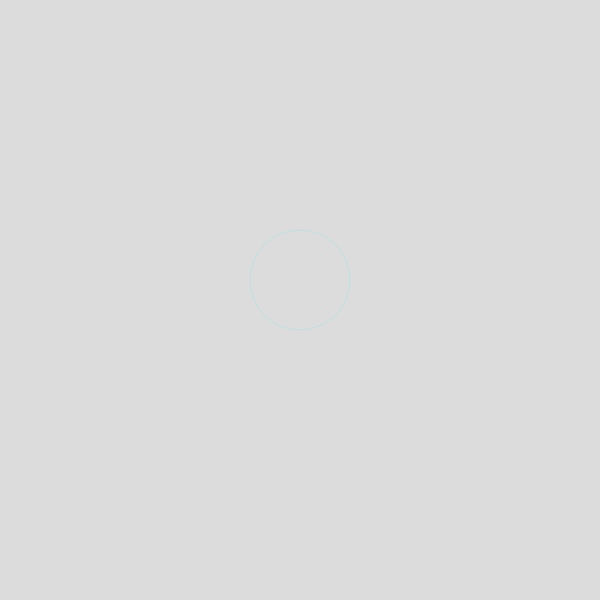
Frame 1 (no input)
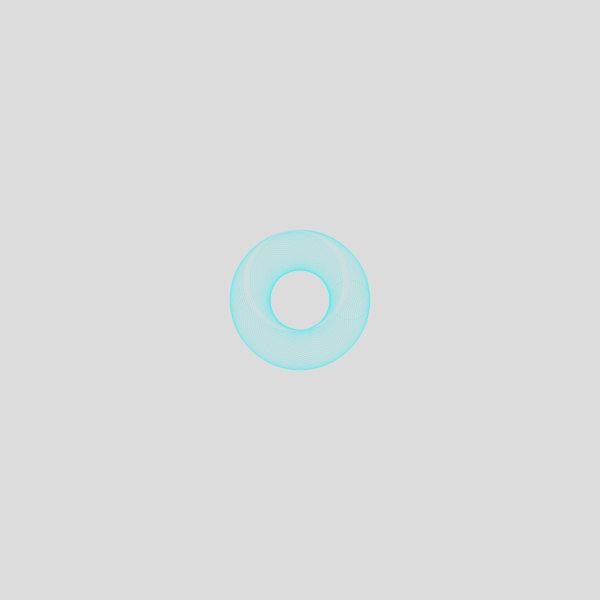
Frame 60 (no input)
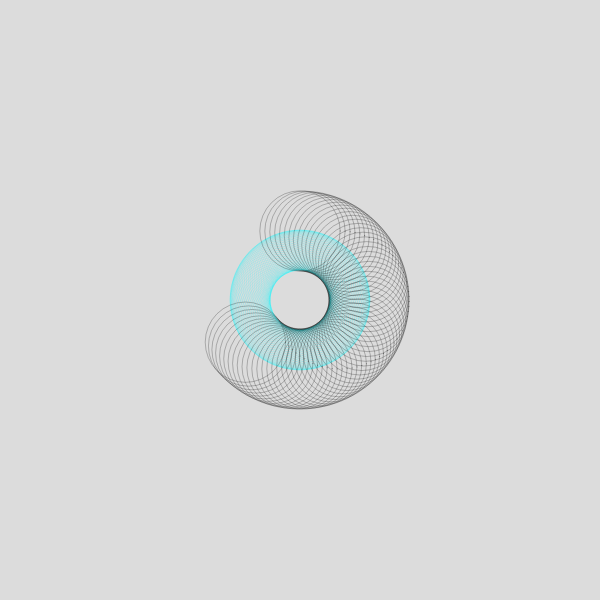
Frame 120 (the mouse pressed at the canvas centre since frame 60)

The p5.js sketch that drew these frames (run headless with seeded random() and noise() and a simulated clock; from frame 60 on, the mouse is pressed at the canvas centre):

// p5.js sketch
// ── sketch.js
let colorBack = 220
let colorFront = 20
let angle = 0;
let ancho = 100;
let alto = 100;
let q = 20
let vueltas = 0
let vel = 0.1
function createColor(){
  colorMode(HSB)
  let hue = random(255)
  let sat = random(220,255)
  let bright = random(255)
  let col = color(hue, sat, 255)
  return col
}
function setup() {
  createCanvas(600, 600);
  background(colorBack);
  colorFront = createColor()
  colorFront.setAlpha(map(q, 0, 200, 0.1, 0.5))
  rectMode(CENTER)
  stroke(colorFront)
  noFill()
}

function draw() {
  if (angle > 2 * PI) {
    q = int(random(0,200))
    vel = map(q, 0, 200, 0.1, 0.02)
    angle = 0;
    ancho = random(100)
    alto = ancho
    vueltas++;
    colorFront = color(0)
    colorFront.setAlpha(map(q, 0, 200, 0.1, 0.5))
    if(vueltas > 10){
      vueltas = 0
      background(colorBack);      
    }
  }
  stroke(colorFront)
  translate(width / 2, height / 2);
  ellipse(sin(angle) * q, -cos(angle) * q, ancho, alto);
  angle += vel;
}
